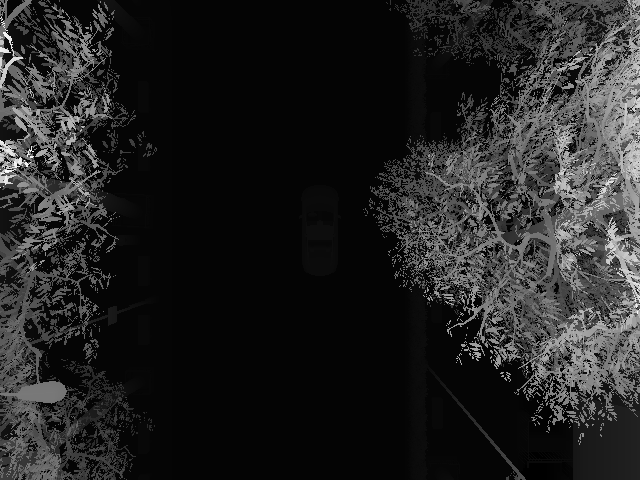
#> input picture Normal/OpenGL/stereo_simulator_min_dep/tests/carla/carla_birds_eye_disp.tiff, 640 x 480 px, given as the content of the folder ../../dataset_budapest/elte_car_stereo/dev0_70_520, which was not available; the run also reads 1 picture not shown here
$ jupyter execute --allow-errors rectification_new.ipynb   (older library calls are emulated)   (text cells are left out)
#> lines starting #> are read from the running program, lines starting #| are printed output that depends on the picture; pictures that were not available may be replaced by others from this repository, and a replacement may not be noted
[cell 1]
import os
import cv2
import math
import numpy as np
import random
import matplotlib.pyplot as plt

[cell 2]
import torch
import numpy as np
import cv2
import matplotlib.pyplot as plt
from models.superpoint import SuperPoint
from models.superglue import SuperGlue


# [27 lines left out: function visualize_matches, not called in this run]


def feature_detection_and_matching(images0, images1):
    all_points_1 = []
    all_points_2 = []

    for i in range(len(images1)):
        img1, img2 = images0[i], images1[i]

        # Detect features using SuperPoint
        kp1, desc1, _ = detect_features_with_superpoint(img1)
        kp2, desc2, _ = detect_features_with_superpoint(img2)

        # Match features using SuperGlue
        points_1, points_2 = match_features_with_superglue(kp1, desc1, img1, kp2, desc2, img2)

        if len(points_1) < 8 or len(points_2) < 8:
            print(f"Not enough matches found for Image Pair: {i}")
            continue

        all_points_1.append(points_1)
        all_points_2.append(points_2)

    return all_points_1, all_points_2

[cell 3]
import itertools
import torch
import numpy as np
import cv2
from models.superpoint import SuperPoint
from models.superglue import SuperGlue

# Initialize device
#> (the rest of this cell did not finish here and is left out)

[cell 4]
import numpy as np
# import cv2 as cv
from matplotlib import pyplot as plt
import sys
import glob

#Draw epipolar lines:
#
#img1: first image
#img1: second image
#
#lines: corresponding epilines
#pts1: point in first image
#pts2: point in second image
#
#colors: array of random colors for visualization
#
#Return: img1, img2 original images with drawn epilines

# [38 lines left out: function drawlines, not called in this run]

[cell 5]
#Load image
# fileName1=sys.argv[1]
# fileName2=sys.argv[2]

img1 = cv2.imread('../../dataset_budapest/elte_car_stereo/dev0_70_520/Dev0_Image_w1920_h1200_fn457.jpg', cv2.IMREAD_GRAYSCALE)  #queryimage # left image #, cv.IMREAD_GRAYSCALE
img2 = cv2.imread('../../dataset_budapest/elte_car_stereo/dev1_70_520/Dev1_Image_w1920_h1200_fn457.jpg', cv2.IMREAD_GRAYSCALE) #trainimage # right image
# [7 lines of commented-out code are left out]

pts1 = []
pts2 = []
#Apply SIFT feature detection
#Also retreive the desriptiors
#> (the rest of this cell did not finish here and is left out)

[cell 6]
img_l_files = sorted(glob.glob('../../dataset_budapest/elte_car_stereo/dev0_70_520/*.jpg'))
img_r_files = sorted(glob.glob('../../dataset_budapest/elte_car_stereo/dev1_70_520/*.jpg'))

for i in range(len(img_l_files)):
    # Read images in grayscale
    img1 = cv2.imread(img_l_files[i], cv2.IMREAD_GRAYSCALE)
    img2 = cv2.imread(img_r_files[i], cv2.IMREAD_GRAYSCALE)

    if img1 is None or img2 is None:
        print(f"Error reading image pair {i}")
        continue

    # Get feature points from both images
    pts1_list, pts2_list = feature_detection_and_matching([img1], [img2])
    pts1 = pts1_list[0]
    pts2 = pts2_list[0]

    # Ensure there are enough points for estimation
    if len(pts1) < 8 or len(pts2) < 8:
        print(f"Not enough feature matches for pair {i}")
        continue

    pts1 = np.int32(pts1)
    pts2 = np.int32(pts2)

    # Estimate the fundamental matrix using RANSAC
    F, mask = cv2.findFundamentalMat(pts1, pts2, cv2.FM_RANSAC)
    pts1 = pts1[mask.ravel() == 1]
    pts2 = pts2[mask.ravel() == 1]

    # Number of inliers:
    NUM_INLIERS = pts1.shape[0]
    if NUM_INLIERS == 0:
        print(f"No inliers found for pair {i}")
        continue

    # Generate random colors for each inlier point
    colors = np.random.randint(0, 255, (NUM_INLIERS, 3))

    # Compute epipolar lines for each image
    lines1 = cv2.computeCorrespondEpilines(pts2.reshape(-1,1,2), 2, F)
    lines1 = lines1.reshape(-1,3)
    img_epilines1, img_features1 = drawlines(img1, img2, lines1, pts1, pts2, colors, F)

    lines2 = cv2.computeCorrespondEpilines(pts1.reshape(-1,1,2), 1, F)
    lines2 = lines2.reshape(-1,3)
    img_epilines2, img_features2 = drawlines(img2, img1, lines2, pts2, pts1, colors, F.transpose())

    # Save results as images
    output_dir = "rect_results"
    # [6 lines of commented-out code are left out]
    np.savetxt(f"{output_dir}/F_RANSAC_pair_{i}.txt", F)
    np.savetxt(f"{output_dir}/pts1_pair_{i}.txt", pts1)
    np.savetxt(f"{output_dir}/pts2_pair_{i}.txt", pts2)

    print(f"Processed pair {i}: saved images and txt files.")

[cell 7]
import numpy as np
# import cv2 as cv
import math
import sys

#TransformCorners: transforms corner points by a Homography
#
#H: Homography
#(WIDTH,HEIGHT): image sizes
#
#Return: 3x4 matrix with the transformed corners. Points are given in homogeneous coordinates.
# [137 lines left out: functions TransformCorners, FinalScaleOffset, EstimateVerticalOffsetAndScale, EstimateRectifyingHomography, not called in this run]

[cell 8]
# [8 lines of commented-out code are left out]

img1 = cv2.imread('../../dataset_budapest/elte_car_stereo/dev0_70_520/Dev0_Image_w1920_h1200_fn457.jpg', cv2.IMREAD_GRAYSCALE)  #queryimage # left image #, cv.IMREAD_GRAYSCALE
img2 = cv2.imread('../../dataset_budapest/elte_car_stereo/dev1_70_520/Dev1_Image_w1920_h1200_fn457.jpg', cv2.IMREAD_GRAYSCALE)

#Copy original images. It will be saved later

#> (the rest of this cell did not finish here and is left out)

[cell 9]
import cv2
import numpy as np
import math
import glob
import os

# # Define your camera matrix (example for the Budapest dataset)
camera_matrix_01 = np.array([   # elte_car_stereo, cam0
    [1.1049e+03,-263.4241,1.1561e+03],
    [0,1.1799e+03,235.7677],
    [0, 0, 1]
])

camera_matrix_02 = np.array([   # elte_car_stereo, cam1
    [4.9384e+03,-363.6950,1.1743e+03],
    [0,4.5852e+03,809.9989],
    [0, 0, 1]
])
# camera_matrix = np.array([   # Budapest dataset
#     [625, 0, 480],
#     [0, 625, 300],
#     [0, 0, 1]
# ])
# camera_matrix_01 =	np.array([[1.2799e+03,0,1.0148e+03] , [0,1.2841e+03,573.2751] , [0,0,1]])

# camera_matrix_02 = 	np.array([[1.2706e+03,0,961.2221] , [0,1.2739e+03,611.5167] , [0,0,1]])


camera_matrix_01_r = camera_matrix_01 / 2
camera_matrix_02_r = camera_matrix_02 / 2

# Directories for left/right images (update extensions if needed)
left_img_files = sorted(glob.glob('../../dataset_budapest/elte_car_stereo/dev0_70_520/*.jpg'))
right_img_files = sorted(glob.glob('../../dataset_budapest/elte_car_stereo/dev1_70_520/*.jpg'))

# Directory where the F and pts files are saved
results_dir = "rect_results"
results_dir_l = "rect_results/dev0"
results_dir_r = "rect_results/dev1"
doffs_array = []
# Get the number of pairs (assuming the ordering of left/right is matching)
num_pairs = min(len(left_img_files), len(right_img_files))

for i in range(num_pairs):
    print(f"Processing pair {i}")
    # Read left and right images
    img1 = cv2.imread(left_img_files[i])
    img2 = cv2.imread(right_img_files[i])
    if img1 is None or img2 is None:
        print(f"Error reading images for pair {i}")
        continue

    # Save original images for later warping
    origImg1 = img1.copy()
    origImg2 = img2.copy()

    # Image sizes
    WIDTH1, HEIGHT1 = img1.shape[1], img1.shape[0]
    WIDTH2, HEIGHT2 = img2.shape[1], img2.shape[0]

    # White color for drawing (you can adjust as needed)
    color = np.ones(3)  # This creates a [1,1,1] vector (if needed, multiply by 255)

    # Read the fundamental matrix and inlier feature points for this pair
    F_path = os.path.join(results_dir, f"F_RANSAC_pair_{i}.txt")
    pts1_path = os.path.join(results_dir, f"pts1_pair_{i}.txt")
    pts2_path = os.path.join(results_dir, f"pts2_pair_{i}.txt")
    try:
        F = np.loadtxt(F_path)
        pts1 = np.loadtxt(pts1_path)
        pts2 = np.loadtxt(pts2_path)
    except Exception as e:
        print(f"Error loading F/pts for pair {i}: {e}")
        continue

    # --- Compute epipoles ---
    u, s, vt = np.linalg.svd(F)
    epipole1 = vt[2, :]
    epipole2 = u[:, 2]
    epipole1 = epipole1 / epipole1[2]
    epipole2 = epipole2 / epipole2[2]
    print(f"Pair {i} - Epipole1: {epipole1[0:2]}, Epipole2: {epipole2[0:2]}")

    # --- Draw epipolar lines on the images for debugging ---
    SKIP = 10  # vertical spacing between sampled lines

    # Draw epipolar lines in the second image based on points in the first image
    NUM = int(math.floor(HEIGHT1 / SKIP))
    for idx in range(NUM):
        ptHom = np.ones(3)
        ptHom[0] = int(WIDTH1 / 2)
        ptHom[1] = idx * SKIP
        line2 = F @ ptHom
        if line2[1] != 0:
            x0, y0 = 0, int(-line2[2] / line2[1])
            x1, y1 = WIDTH2, int(-(line2[2] + line2[0] * WIDTH2) / line2[1])
            img2 = cv2.line(img2, (x0, y0), (x1, y1), color.tolist(), 1)

    NUM = int(math.floor(HEIGHT2 / SKIP))
    for idx in range(NUM):
        ptHom = np.ones(3)
        ptHom[1] = idx * SKIP
        ptHom[0] = int(WIDTH2 / 2)
        line1 = F.transpose() @ ptHom
        if line1[1] != 0:
            x0, y0 = 0, int(-line1[2] / line1[1])
            x1, y1 = WIDTH1, int(-(line1[2] + line1[0] * WIDTH1) / line1[1])
            img1 = cv2.line(img1, (x0, y0), (x1, y1), color.tolist(), 1)

    # Save intermediate images with epipolar lines
    # cv2.imwrite(os.path.join(results_dir, f"res1_pair_{i}.png"), img1)
    # cv2.imwrite(os.path.join(results_dir, f"res2_pair_{i}.png"), img2)

    # --- Rectification Steps ---
    # Compute rectifying homographies that move the epipoles to infinity
    H1 = EstimateRectifyingHomography(epipole1, F)
    H2 = EstimateRectifyingHomography(epipole2, F.transpose())

    tmp1 = cv2.warpPerspective(origImg1, H1, (WIDTH1, HEIGHT1))
    tmp2 = cv2.warpPerspective(origImg2, H2, (WIDTH2, HEIGHT2))
    # cv2.imwrite(os.path.join(results_dir, f"tmp1_pair_{i}.png"), tmp1)
    # cv2.imwrite(os.path.join(results_dir, f"tmp2_pair_{i}.png"), tmp2)

    # Modified fundamental matrix
    Fmod = np.linalg.inv(H2.transpose()) @ F @ np.linalg.inv(H1)

    # Transform point coordinates to the rectified space (homogeneous coordinates)
    NUMP = pts1.shape[0]
    pts1Hom = np.hstack([pts1, np.ones((NUMP, 1))]).T
    pts2Hom = np.hstack([pts2, np.ones((NUMP, 1))]).T
    pts1Hom = H1 @ pts1Hom
    pts2Hom = H2 @ pts2Hom

    # Adjust vertical offset and scale so that the epipolar lines are horizontal
    H1second, H2second = EstimateVerticalOffsetAndScale(Fmod, pts1Hom, pts2Hom)
    H1 = H1second @ H1
    H2 = H2second @ H2

    # Center and resize images to the expected dimensions
    EXPECTED_WIDTH = 960
    EXPECTED_HEIGHT = 600
    Corr = FinalScaleOffset(H1, WIDTH1, HEIGHT1, H2, WIDTH2, HEIGHT2, EXPECTED_WIDTH, EXPECTED_HEIGHT)
    H1 = Corr @ H1
    H2 = Corr @ H2

    # --- Compute disparity offset (doffs) for the whole images ---
    # p1 and p2 are the principal points (center) in the original images (homogeneous coordinates)
    p1 = np.array([camera_matrix_01_r[0, 2], camera_matrix_01_r[1, 2], 1])
    p2 = np.array([camera_matrix_02_r[0, 2], camera_matrix_02_r[1, 2], 1])
    p1_rect = H1 @ p1
    p2_rect = H2 @ p2
    p1_rect = p1_rect / p1_rect[2]
    p2_rect = p2_rect / p2_rect[2]
    doffs = p2_rect[0] - p1_rect[0]
    doffs_array.append(doffs)
    print(f"Pair {i} - Disparity offset (doffs): {doffs}")

    # --- Warp the images using the computed homographies ---
    transformed1 = cv2.warpPerspective(img1, H1, (EXPECTED_WIDTH, EXPECTED_HEIGHT))
    transformed2 = cv2.warpPerspective(img2, H2, (EXPECTED_WIDTH, EXPECTED_HEIGHT))
    # cv2.imwrite(os.path.join(results_dir, f"transformed1_pair_{i}.png"), transformed1)
    # cv2.imwrite(os.path.join(results_dir, f"transformed2_pair_{i}.png"), transformed2)

    result1 = cv2.warpPerspective(origImg1, H1, (EXPECTED_WIDTH, EXPECTED_HEIGHT))
    result2 = cv2.warpPerspective(origImg2, H2, (EXPECTED_WIDTH, EXPECTED_HEIGHT))
    cv2.imwrite(os.path.join(results_dir_l, f"final1_pair_{i}.png"), result1)
    cv2.imwrite(os.path.join(results_dir_r, f"final2_pair_{i}.png"), result2)

    # --- Save concatenated rectified images for comparison ---
    final_rectified = cv2.hconcat([result1, result2])
    # cv2.imwrite(os.path.join(results_dir, f"finalRectified_pair_{i}.png"), final_rectified)
    orig_concat = cv2.hconcat([origImg1, origImg2])
    # cv2.imwrite(os.path.join(results_dir, f"origRectified_pair_{i}.png"), orig_concat)

    print(f"Finished processing pair {i}\n")

[cell 10]
doffs_array

[cell 11]
global_doff = np.median(doffs_array)
print("Global disparity offset (doff):", global_doff)

[cell 12]
import numpy as np

# Camera Matrix for Camera 1 (in pixels)
K_left = np.array([[6.3995000e+02, 0.0000000e+00, 5.0740000e+02],
       [0.0000000e+00, 6.4205000e+02, 2.8663755e+02],
       [0.0000000e+00, 0.0000000e+00, 5.0000000e-01]], dtype=np.float32)

# Translation vector for Camera 2 (in millimeters)
t_right_mm = np.array([-369.2437,0.4530,-11.3379])  # in millimeters

# Image Size (width x height)
image_width = 960  # image width in pixels
image_height = 600  # image height in pixels

# Convert the translation vector from millimeters to pixels
focal_length_x = K_left[0, 0]  # Focal length in x (pixels)
focal_length_y = K_left[1, 1]  # Focal length in y (pixels)

# Convert the translation vector to pixels
t_right_pixels = t_right_mm * np.array([focal_length_x / image_width, focal_length_y / image_height, 1])

# Output the converted translation vector in pixels
print("Translation Vector in Pixels:")
print(t_right_pixels)

[cell 13]
camera_matrix_01 =	np.array([[1.2799e+03,0,1.0148e+03] , [0,1.2841e+03,573.2751] , [0,0,1]])


camera_matrix_01_r = camera_matrix_01 / 2
camera_matrix_01_r

[cell 14]
import cv2
import numpy as np

# ---------------------------
# Calibration parameters
# ---------------------------

# Intrinsics for cam0 (left camera)
K_left = np.array([[1.1495e+03,0,952.4011],
                   [0,1.1448e+03,606.7985],
                   [0, 0,   1]], dtype=np.float64)

# Distortion for cam0 (left camera); MATLAB provided 2 radial coefficients and zero tangential distortion.
D_left = np.array([-0.0496,0.0361, 0, 0], dtype=np.float64)

D_right = np.array([-0.0264,0.0423, 0, 0], dtype=np.float64)
# Intrinsics for cam1 (right camera)
K_right = np.array([[1.1793e+03,0,874.7151],
                    [0,1.1727e+03,630.6559],
                    [0, 0,     1]], dtype=np.float64)

# Distortion for cam1 (right camera)
# D_71ght =np.665ay([-0.0367, 0.0265, 0, 0], dtype=np.float6# Image size in pixels (width, height)
image_size = (1920, 1200)

# Extrinsic parameters from PoseCamera2 (transformation from left to right)
R = np.array([[0.9995,0.0291,-0.0144],
              [-0.0292,0.9995,-0.0076],
              [0.0142,0.0080,0.9999]], dtype=np.float64)

T = np.array([-1.0096e+03,8.3554,78.8978], dtype=np.float64)  # in millimeters

# ---------------------------
# Read Stereo Images
# ---------------------------
img_left  = cv2.imread('../../dataset_budapest/elte_car_stereo/dev0_70_520/Dev0_Image_w1920_h1200_fn457.jpg', cv2.IMREAD_GRAYSCALE)  #queryimage # left image #, cv.IMREAD_GRAYSCALE
img_right = cv2.imread('../../dataset_budapest/elte_car_stereo/dev1_70_520/Dev1_Image_w1920_h1200_fn457.jpg', cv2.IMREAD_GRAYSCALE)


# ---------------------------
# Stereo Rectification
# ---------------------------

# The flags parameter cv2.CALIB_ZERO_DISPARITY makes the principal points of the rectified images aligned.
# alpha = -1 means that no pixels are lost (and the ROI will be computed automatically).
R1, R2, P1, P2, Q, roi1, roi2 = cv2.stereoRectify(K_left, D_left, K_right, D_right,
                                                  image_size, R, T, flags=cv2.CALIB_ZERO_DISPARITY, alpha=-1)

# Compute the undistort and rectify maps for both images.
map1_x, map1_y = cv2.initUndistortRectifyMap(K_left, D_left, R1, P1, image_size, cv2.CV_32FC1)
map2_x, map2_y = cv2.initUndistortRectifyMap(K_right, D_right, R2, P2, image_size, cv2.CV_32FC1)

# Remap the images to get rectified versions.
#> (the rest of this cell did not finish here and is left out)

[cell 15]
import os, glob
import numpy as np
import cv2

# ---------------------------
# 1) Camera parameters (your values)
# ---------------------------
K_left = np.array([[1.1495e+03, 0,          952.4011],
                   [0,          1.1448e+03, 606.7985],
                   [0,          0,          1]], dtype=np.float64)

D_left = np.array([-0.0496, 0.0361, 0, 0], dtype=np.float64)

K_right = np.array([[1.1793e+03, 0,          874.7151],
                    [0,          1.1727e+03, 630.6559],
                    [0,          0,          1]], dtype=np.float64)

D_right = np.array([-0.0264, 0.0423, 0, 0], dtype=np.float64)

R = np.array([[ 0.9995,  0.0291, -0.0144],
              [-0.0292,  0.9995, -0.0076],
              [ 0.0142,  0.0080,  0.9999]], dtype=np.float64)

T = np.array([-1.0096e+03, 8.3554, 78.8978], dtype=np.float64)

image_size = (1920, 1200)  # (w, h)

# ---------------------------
# 2) Compute rectification once
# ---------------------------
R1, R2, P1, P2, Q, roi1, roi2 = cv2.stereoRectify(
    K_left, D_left, K_right, D_right, image_size, R, T,
    flags=cv2.CALIB_ZERO_DISPARITY, alpha=-1
)

map1_x, map1_y = cv2.initUndistortRectifyMap(K_left,  D_left,  R1, P1, image_size, cv2.CV_32FC1)
map2_x, map2_y = cv2.initUndistortRectifyMap(K_right, D_right, R2, P2, image_size, cv2.CV_32FC1)

print("P1:\n", P1, "\n\nP2:\n", P2)

# ---------------------------
# 3) Batch rectify helpers
# ---------------------------
def ensure_dir(p):
    os.makedirs(p, exist_ok=True)

def list_images(folder):
    exts = ("*.png", "*.jpg", "*.jpeg", "*.bmp", "*.tif", "*.tiff")
    files = []
    for e in exts:
        files.extend(glob.glob(os.path.join(folder, e)))
    files.sort()
    return files

def rectify_folder(input_dir, output_dir, mapx, mapy, resize_to=(960, 600)):
#> called with output_dir = './rectified/dev0', resize_to = (960, 600)
    ensure_dir(output_dir)
    files = list_images(input_dir)
    print(f"[{input_dir}] -> [{output_dir}]  |  {len(files)} images")

    for idx, f in enumerate(files, 1):
        img = cv2.imread(f, cv2.IMREAD_UNCHANGED)
#> img is the input picture: shape (480, 640) float32; min 16.59, max 81.87, mean 25.7
        if img is None:
            print(f"  ! Skipping unreadable file: {f}")
            continue

        rect = cv2.remap(img, mapx, mapy, interpolation=cv2.INTER_LINEAR)
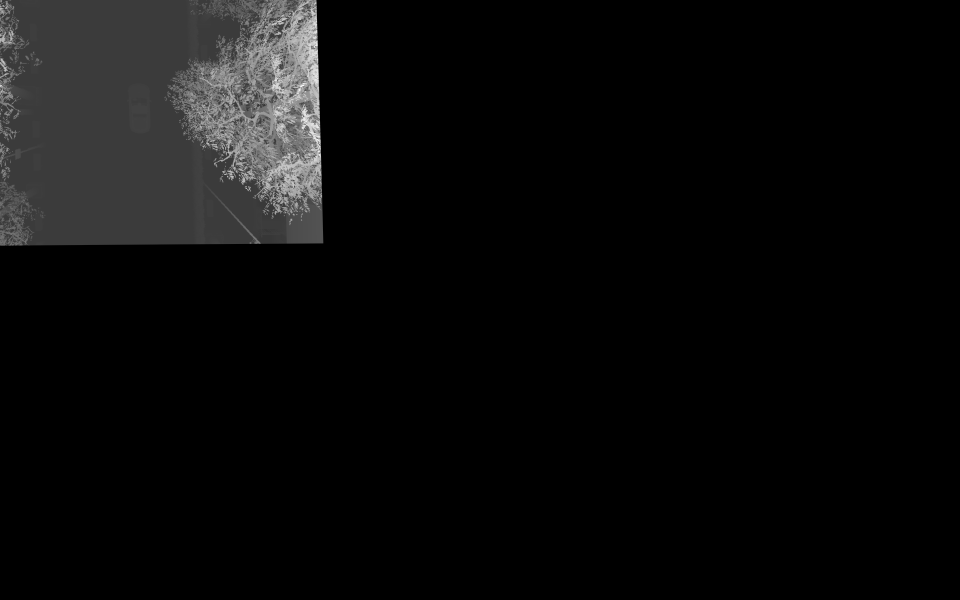
#> rect: shape (1200, 1920) float32 (shown at 1/2 size); min 0, max 76.68, mean 3.3; drawn with min black and max white

        # resize to 960x600
        rect_resized = cv2.resize(rect, resize_to, interpolation=cv2.INTER_AREA)
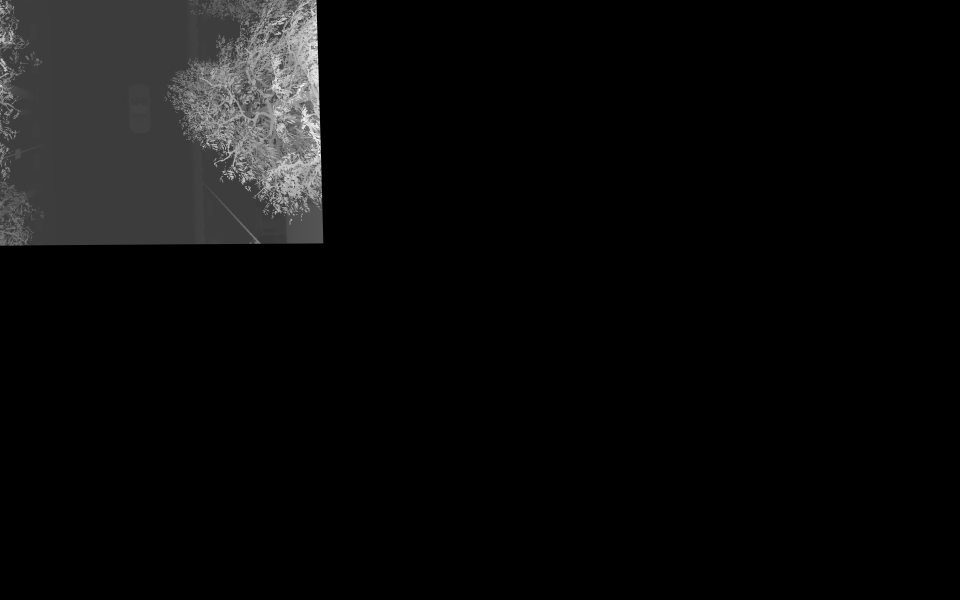
#> rect_resized: shape (600, 960) float32; min 0, max 74.98, mean 3.3; drawn with min black and max white

        out_path = os.path.join(output_dir, os.path.basename(f))
        ok = cv2.imwrite(out_path, rect_resized)
        if not ok:
            print(f"  ! Failed to write: {out_path}")
        if idx % 50 == 0:
            print(f"  ...{idx} done")

# ---------------------------
# 4) Configure your folders and run
# ---------------------------
LEFT_INPUT_DIR  = "../../dataset_budapest/elte_car_stereo/dev0_70_520"
RIGHT_INPUT_DIR = "../../dataset_budapest/elte_car_stereo/dev1_70_520"

LEFT_OUTPUT_DIR  = "./rectified/dev0"
RIGHT_OUTPUT_DIR = "./rectified/dev1"

rectify_folder(LEFT_INPUT_DIR,  LEFT_OUTPUT_DIR,  map1_x, map1_y, resize_to=(960, 600))
rectify_folder(RIGHT_INPUT_DIR, RIGHT_OUTPUT_DIR, map2_x, map2_y, resize_to=(960, 600))
#> call 2 of rectify_folder, with output_dir = './rectified/dev1', resize_to = (960, 600)
#> in rectify_folder (call 2), `rect = cv2.remap(img, mapx, mapy, interpolation=cv2.INTER_LINEAR)`:
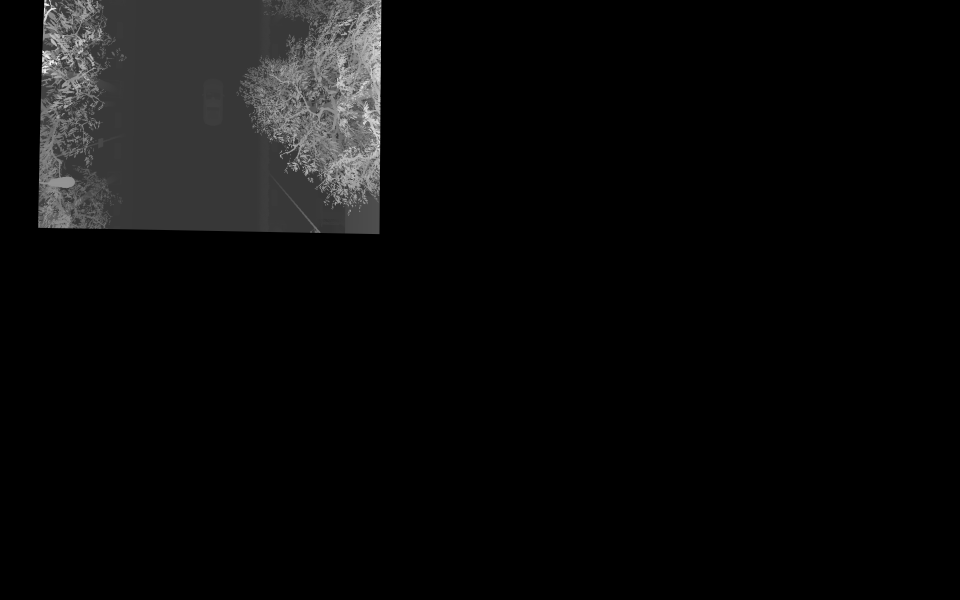
#> rect: shape (1200, 1920) float32 (shown at 1/2 size); min 0, max 81.38, mean 3.5; drawn with min black and max white
#> in rectify_folder (call 2), `rect_resized = cv2.resize(rect, resize_to, interpolation=cv2.INTER_AREA)`:
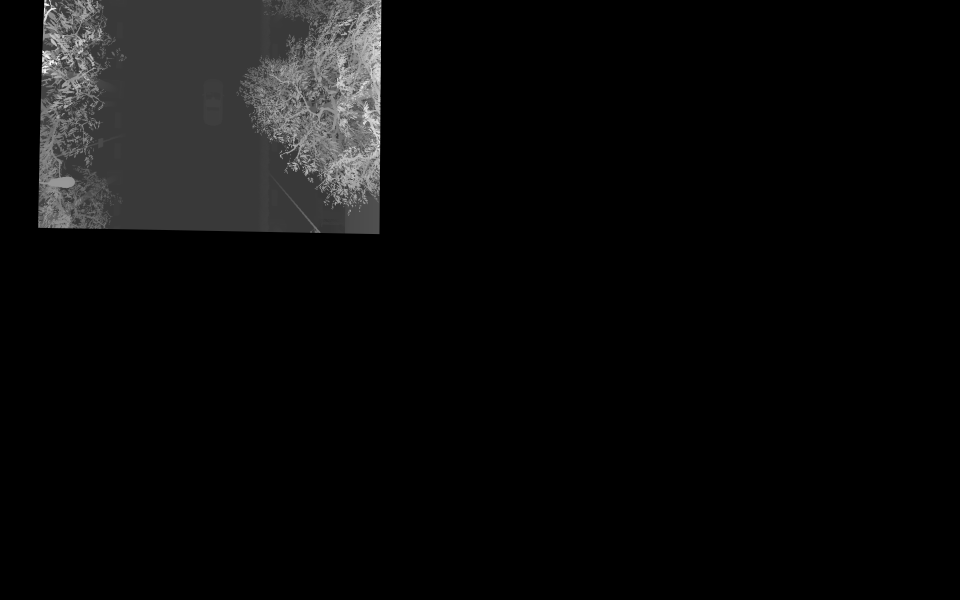
#> rect_resized: shape (600, 960) float32; min 0, max 79.42, mean 3.5; drawn with min black and max white

print("Done.")
